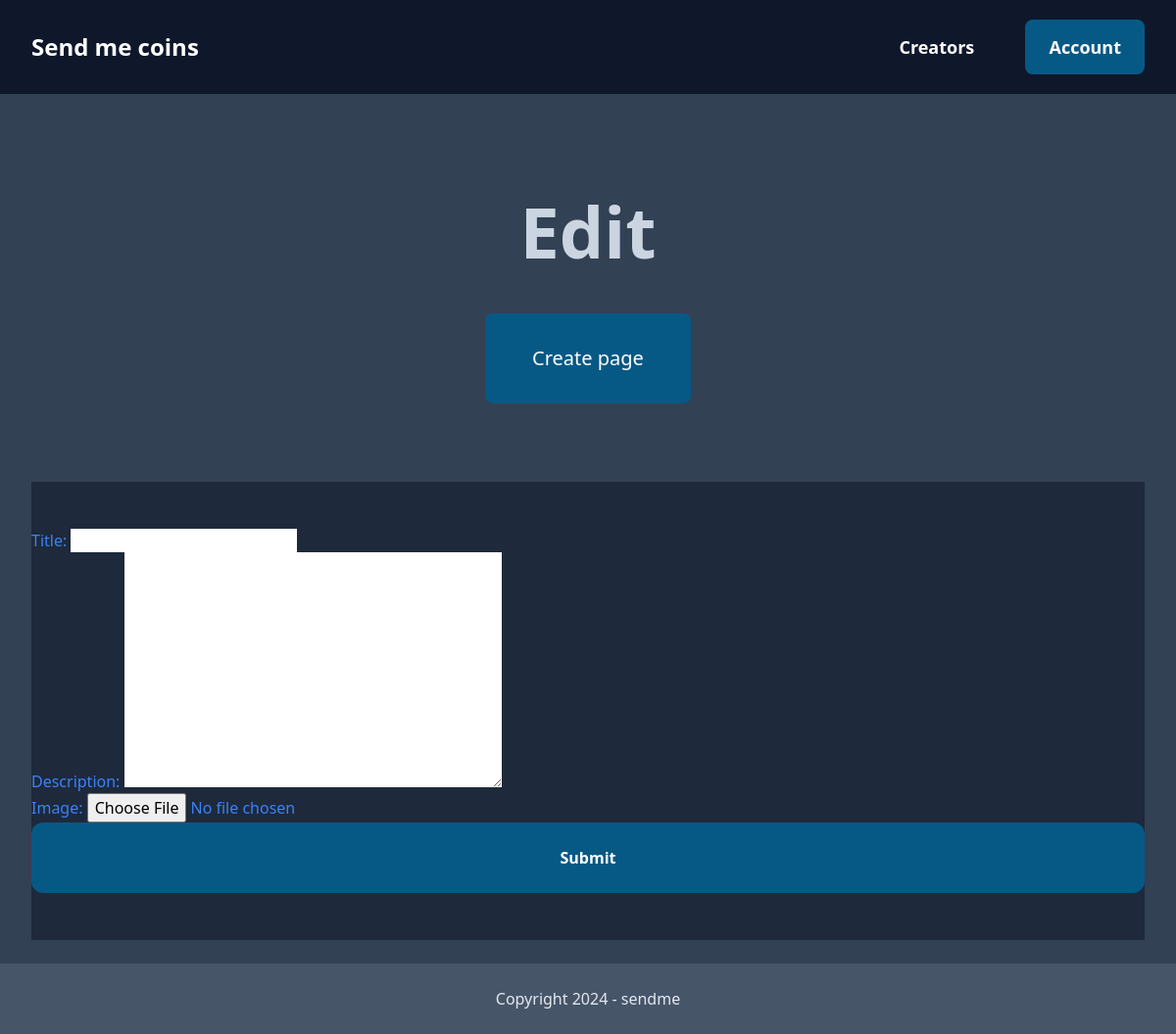
Before: /edit/ (signed in) with the older database file.
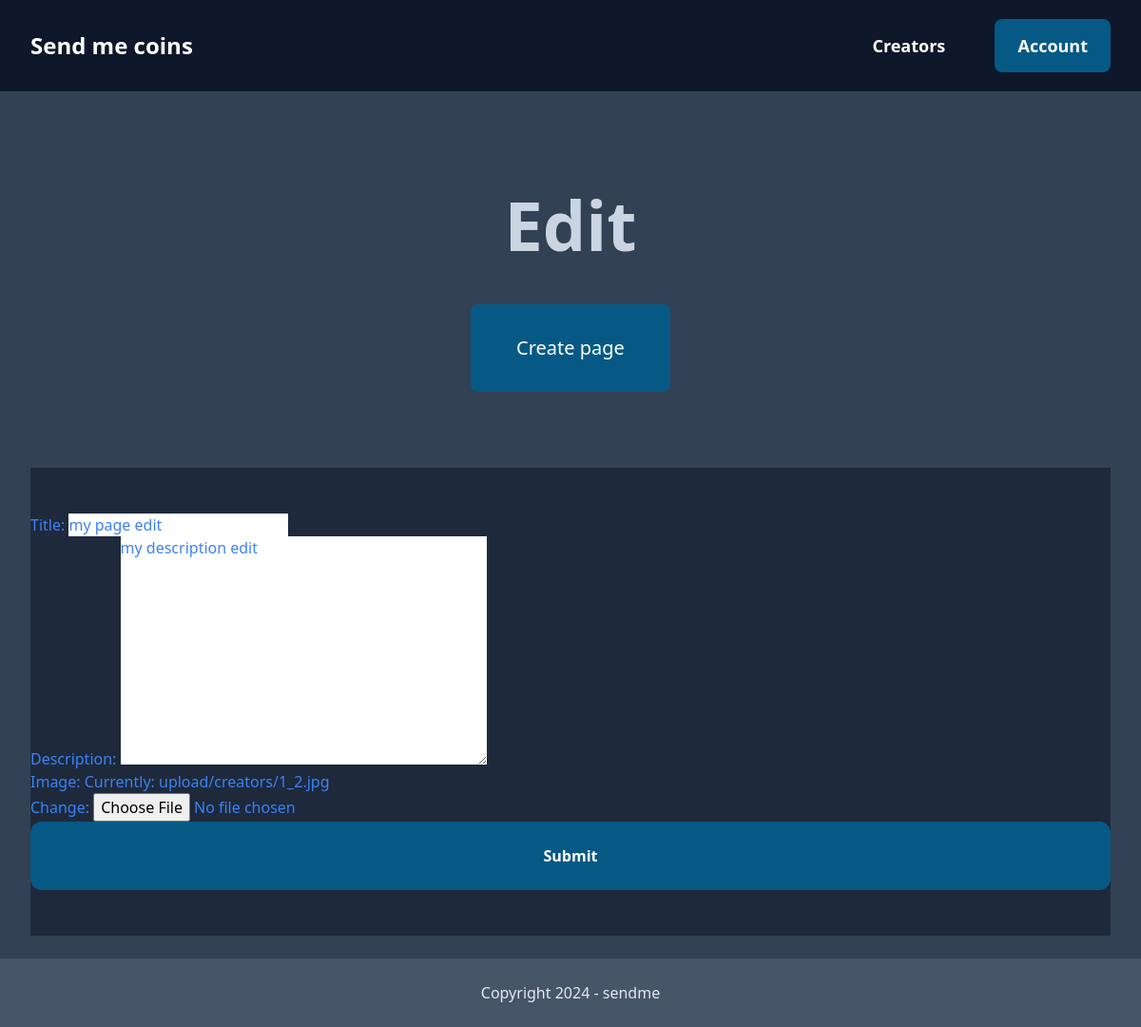
After: the same page with the newer database file.
### creator/models.py (models this page shows)
class Creators(models.Model):
    title = models.CharField(max_length=255)
    description = models.TextField(blank=True, null=True)
    image = models.ImageField(upload_to='upload/creators')
    user = models.OneToOneField(User, related_name='creator', on_delete=models.CASCADE)
    created_at = models.DateTimeField(auto_now_add=True)

### creator/views.py (the view)
# urls.py: path('edit/', views.edit, name='edit'),
def edit(request):
    try:
        creator = request.user.creator
        if request.method == "POST":
            form = CreatorForm(request.POST, request.FILES, instance=creator)
            if form.is_valid():
                form.save()
                return redirect('app:index')
        else:
            form = CreatorForm(instance=creator)
    except Exception:
        if request.method == "POST":
            form = CreatorForm(request.POST, request.FILES)
            if form.is_valid():
                creator = form.save(commit=False) # it would not be stored in the database
                creator.user = request.user
                creator.save()
                return redirect('app:index')
        else:
            form = CreatorForm()
    return render(request, 'core/edit.html', {
       'form': form,
    })

### creator/forms.py
class CreatorForm(ModelForm):
    class Meta:
        model = Creators
        fields = ('title','description','image',)

### creator/templates/core/edit.html (shortened to what this page needs)
{% extends "core/base.html" %}
{% load static  %}
{% block content %}
<div class="py-20 text-center space-y-12">
    <h1 class="text-7xl text-slate-300 font-bold">Edit</h1>
    <a href="{% url 'creator:signup' %}" class="py-8 px-12 inline-block text-xl text-white bg-sky-800 rounded-lg">Create page</a>
</div>
 <div class="py-12 bg-slate-800 text-blue-500">
    <form action="." method="post" enctype="multipart/form-data">
        {{ form.as_p }}
        <div>
            <button class="w-full py-6 px-8 bg-sky-800 text-white font-bold rounded-xl">Submit</button>
        </div>
    </form>
 </div>
 {% endblock %}

Changed rows visible on the page:
added Creators: title "my page edit", description "my description edit"
Other visible differences:
text no longer shown: "Title: Description: Image:"
text now shown: "Title: Description: Image: Currently: upload/creators/1_2.jpg Change:"
